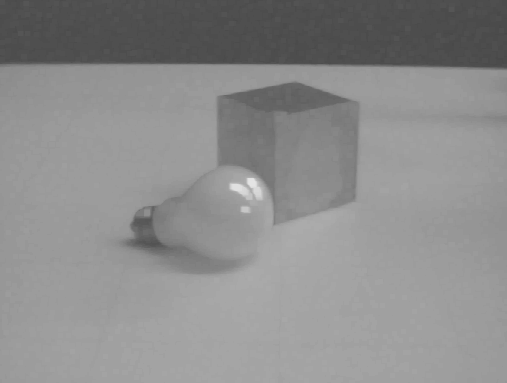
#> input picture morphoMath/Ampoule.png, 507 x 383 px
$ python tp1_1.py
#> lines starting #> are read from the running program, lines starting #| are printed output that depends on the picture
import numpy as np
import matplotlib.pyplot as plt
import cv2

I = cv2.imread('Ampoule.png',0)
#> I is the input picture: shape (383, 507); min 71, max 228, mean 140

S = cv2.getStructuringElement(cv2.MORPH_ELLIPSE,(13,13))

Idilate = cv2.dilate(I,S,5)
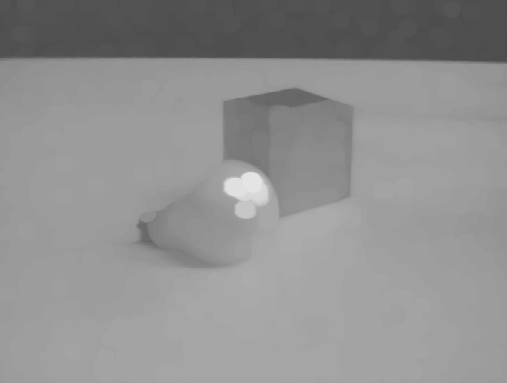
#> Idilate: shape (383, 507); min 77, max 228, mean 144
Ierode = cv2.erode(I,S,5)
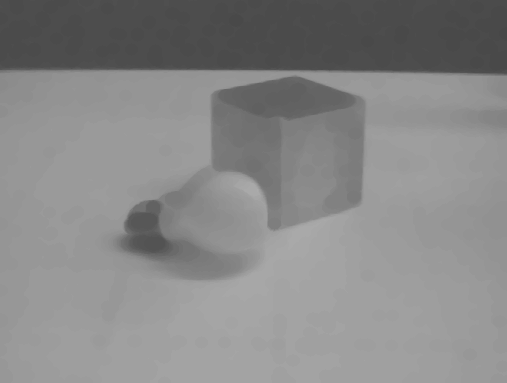
#> Ierode: shape (383, 507); min 71, max 171, mean 135.4
GradI = Idilate - Ierode
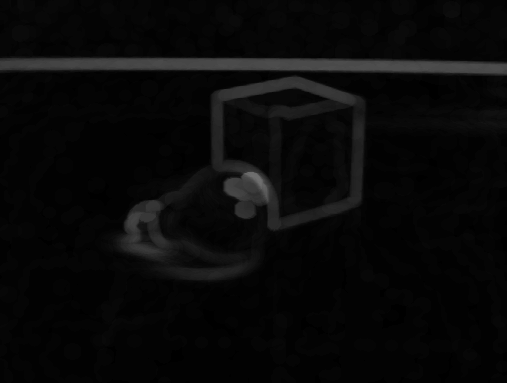
#> GradI: shape (383, 507); min 0, max 111, mean 8.6
Itransfo = cv2.morphologyEx(I,cv2.MORPH_OPEN,S)

ItransfoDilate = cv2.dilate(I,S,5)
ItransfoErode = cv2.erode(I,S,5)
GradTransfo = ItransfoDilate - ItransfoErode
#cv2.imwrite('GradAmpoule.png',GradI)

plt.figure(1)
plt.subplot(1,2,1)
plt.imshow(Itransfo,'gray')

plt.subplot(1,2,2)
plt.imshow(GradTransfo,'gray')
plt.show()
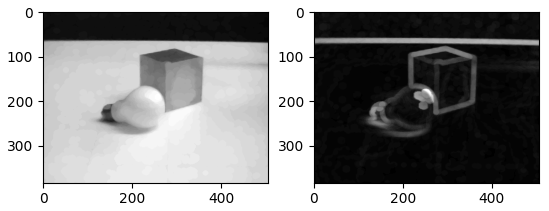
#> figure drawn by matplotlib, 2 panels

$ run again, with morphoMath/angiogram.png copied over morphoMath/Ampoule.png
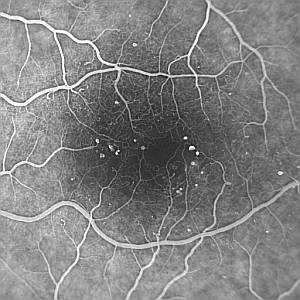
#> input picture morphoMath/angiogram.png, 300 x 300 px
#> I is the input picture: shape (300, 300); min 11, max 255, mean 129.7
#> `GradI = Idilate - Ierode`:
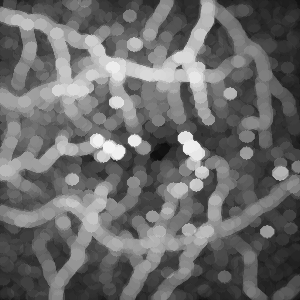
#> GradI: shape (300, 300); min 13, max 244, mean 106.5
#> `Itransfo = cv2.morphologyEx(I,cv2.MORPH_OPEN,S)`:
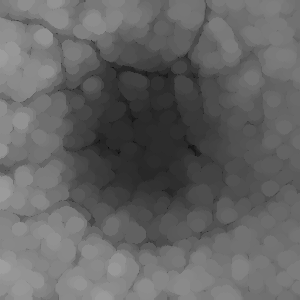
#> Itransfo: shape (300, 300); min 11, max 159, mean 100.1
